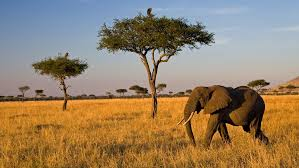
%> input picture color_spaces/tz.png, 299 x 168 px
$ octave rgbtohsv.m   (GNU Octave 9; MATLAB toolbox functions it lacks are replaced by stand-ins)
%> lines starting %> are read from the running program, lines starting %| are printed output that depends on the picture
% MATLAB program that converts an image from RGB to CIELAB.
% The part displaying the individual color channels was developed
% with the assistance of AI

% Read an RGB image
rgbImage = imread('tz.png');
%> rgbImage is the input picture: size 168x299x3 uint8; mean R, G, B 150.1, 128.6, 101.7

% Convert the entire image to Lab
labImage = rgb2lab(rgbImage);
%> labImage: size 168x299x3 double; mean of channels 1, 2, 3 55.3, 7.3, 17.8

% Extract individual channels
L = labImage(:,:,1); % Luminosity
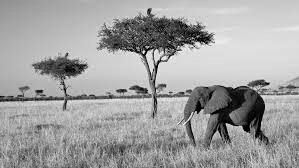
%> L: size 168x299 double; min 0.0583, max 87.26, mean 55.3; drawn with min black and max white
a = labImage(:,:,2); % Red-Green
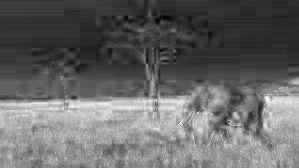
%> a: size 168x299 double; min -9.53, max 32.21, mean 7.3; drawn with min black and max white
b = labImage(:,:,3); % Blue-Yellow
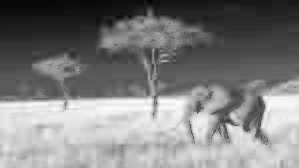
%> b: size 168x299 double; min -31.1, max 66.64, mean 17.8; drawn with min black and max white

% Display the original RGB image and the different color channels of the
subplot(2,2,1);
imshow(rgbImage);
title('Original RGB');

subplot(2,2,2);
imshow(L, []); colorbar;
title('Lightness (L*)');

subplot(2,2,3);
imshow(a, []); colorbar;
title('Red–Green (a*)');

subplot(2,2,4);
imshow(b, []); colorbar;
title('Blue–Yellow (b*)');
